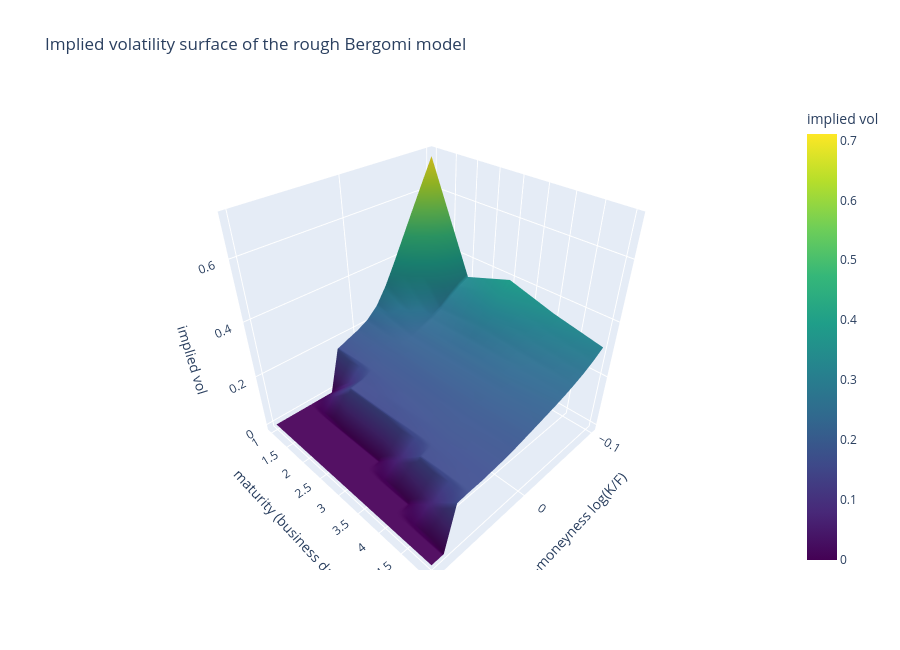

The cell this chart's notebook holds for it:
### Code cell
X, Y = np.meshgrid(log_moneyness, maturities_days)
fig = go.Figure(
    data=[
        go.Surface(
            x=X,
            y=Y,
            z=implied_volatility_ground_truth,
            colorscale="Viridis",
            colorbar={"title": "implied vol"},
        )
    ]
)
fig.update_layout(
    title="Implied volatility surface of the rough Bergomi model",
    scene={
        "xaxis_title": "log-moneyness log(K/F)",
        "yaxis_title": "maturity (business days)",
        "zaxis_title": "implied vol",
    },
    width=900,
    height=650,
)
fig.show()
